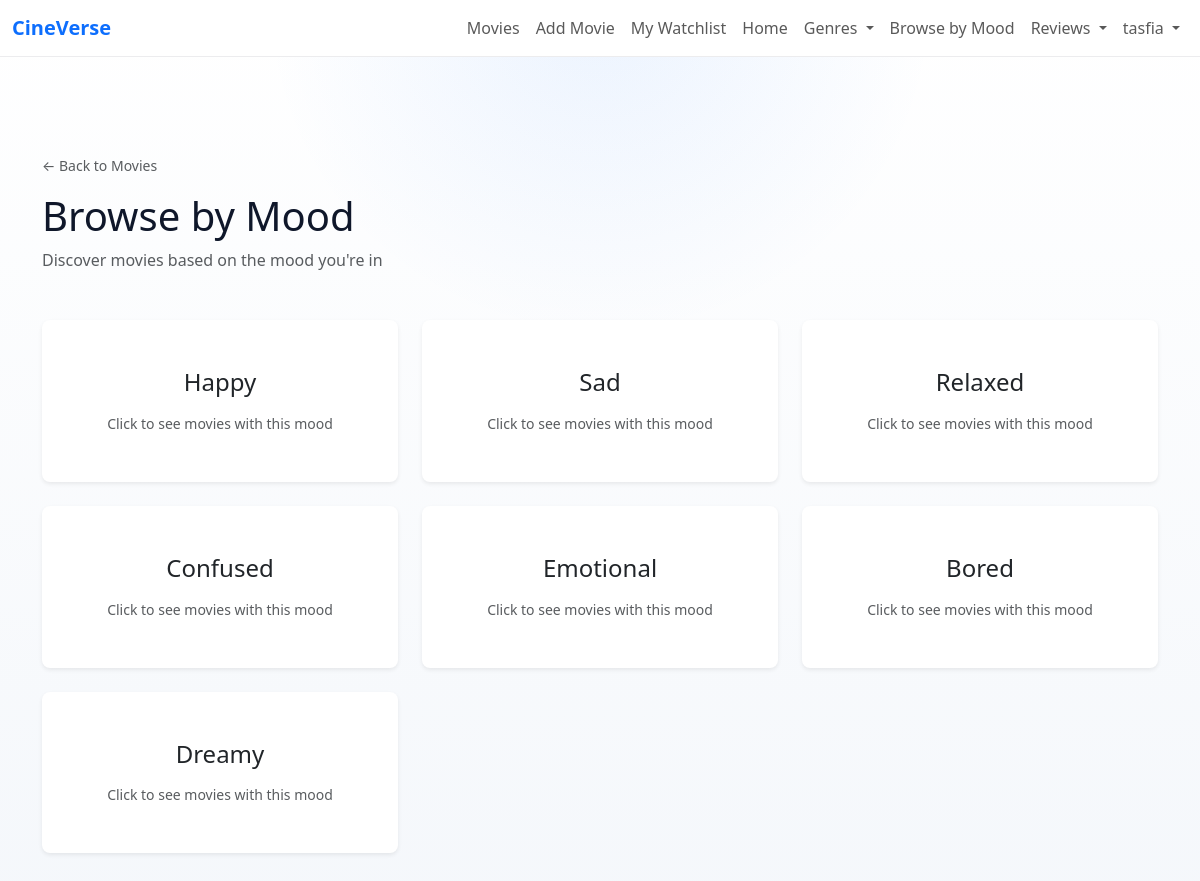
Page /movie/moods/ (signed in) on the committed database.
### movie_app/models.py (models this page shows, shortened)
class Mood(models.Model):
    name = models.CharField(max_length=100)

### movie_app/views.py (the view)
# urls.py: path('moods/', views.mood_list, name='mood_list'),
@login_required
def mood_list(request):
    moods = Mood.objects.all()
    return render(request, 'mood_list.html', {'moods': moods})

### templates/mood_list.html (shortened to what this page needs)
{% extends 'base.html' %}
{% block content %}
<div class="container py-5">
  <section class="page-header mb-5">
    <div>
      <a href="{% url 'movie_app:movie_list' %}" class="text-decoration-none text-muted small mb-3 d-inline-block">
        ← Back to Movies
      </a>
      <h1 class="mb-2">Browse by Mood</h1>
      <p class="text-muted">Discover movies based on the mood you're in</p>
    </div>
  </section>
  <section class="moods-container">
    {% if moods %}
    <div class="row g-4">
      {% for mood in moods %}
      <div class="col-12 col-sm-6 col-lg-4">
        <a href="{% url 'movie_app:mood_movies' mood.name %}" class="text-decoration-none">
          <div class="card h-100 border-0 shadow-sm rounded-3 overflow-hidden hover-shadow" style="transition: box-shadow 0.3s ease; cursor: pointer;">
            <div class="card-body text-center p-5">
              <h4 class="card-title mb-3">{{ mood.name }}</h4>
              <p class="text-muted small mb-0">
                Click to see movies with this mood
              </p>
            </div>
          </div>
        </a>
      </div>
      {% endfor %}
    </div>
    {% else %}
    <div class="text-center py-5">
      <h4 class="text-muted mb-3">No moods available</h4>
      <p class="text-muted mb-4">Moods will be available once they are added.</p>
    </div>
    {% endif %}
  </section>
</div>
{% endblock %}

### templates/navbar.html (shortened to what this page needs)
<nav class="navbar navbar-expand-lg navbar-light bg-white border-bottom" style="border-color: var(--cv-border) !important;">
  <div class="container-fluid">
    <a class="navbar-brand fw-bold" href="{% url 'movie_app:movie_list' %}">
      <span style="color: #0d6efd;">CineVerse</span>
    </a>
    <div class="collapse navbar-collapse" id="navbarNav">
      <ul class="navbar-nav ms-auto">
          {% if user.is_authenticated %}
          <li class="nav-item">
            <a class="nav-link" href="{% url 'movie_app:movie_list' %}">
              Movies
            </a>
          </li>
          <li class="nav-item">
            <a class="nav-link" href="{% url 'movie_app:add_movie' %}">
              Add Movie
            </a>
          </li>
          <li class="nav-item">
            <a class="nav-link" href="{% url 'watchlist:watchlist_view' %}">
              My Watchlist
            </a>
          </li>
  <li class="nav-item">
    <a class="nav-link" href="{% url 'movie_app:home' %}">
      Home
    </a>
  </li>
  <li class="nav-item dropdown">
    <a class="nav-link dropdown-toggle" href="#" data-bs-toggle="dropdown">
      Genres
    </a>
  </li>
  <li class="nav-item">
    <a class="nav-link" href="{% url 'movie_app:mood_list' %}">
      Browse by Mood
    </a>
  </li>
  <li class="nav-item dropdown">
    <a class="nav-link dropdown-toggle" href="#" data-bs-toggle="dropdown">
      Reviews
    </a>
  </li>
          <li class="nav-item dropdown">
            <a
              class="nav-link dropdown-toggle"
              href="#"
              id="profileDropdown"
              role="button"
              data-bs-toggle="dropdown"
              aria-expanded="false"
            >
              {{ user.username }}
            </a>
          </li>
        {% endif %}
      </ul>
    </div>
  </div>
</nav>

### templates/base.html (style rules this page uses)
:root { --cv-bg: #f4f7fb; --cv-surface: rgba(255, 255, 255, 0.92); --cv-border: rgba(15, 23, 42, 0.08); --cv-text: #0f172a; --cv-muted: #64748b; }
body { background: radial-gradient( circle at top, rgba(13, 110, 253, 0.08), transparent 30% ), linear-gradient(180deg, #ffffff 0%, var(--cv-bg) 100%); color: var(--cv-text); }

### rows in the picture
Mood: name "Happy"
Mood: name "Sad"
Mood: name "Relaxed"
Mood: name "Confused"
Mood: name "Emotional"
Mood: name "Bored"
Mood: name "Dreamy"

### other values in the picture
{{ user.username }} "tasfia"
